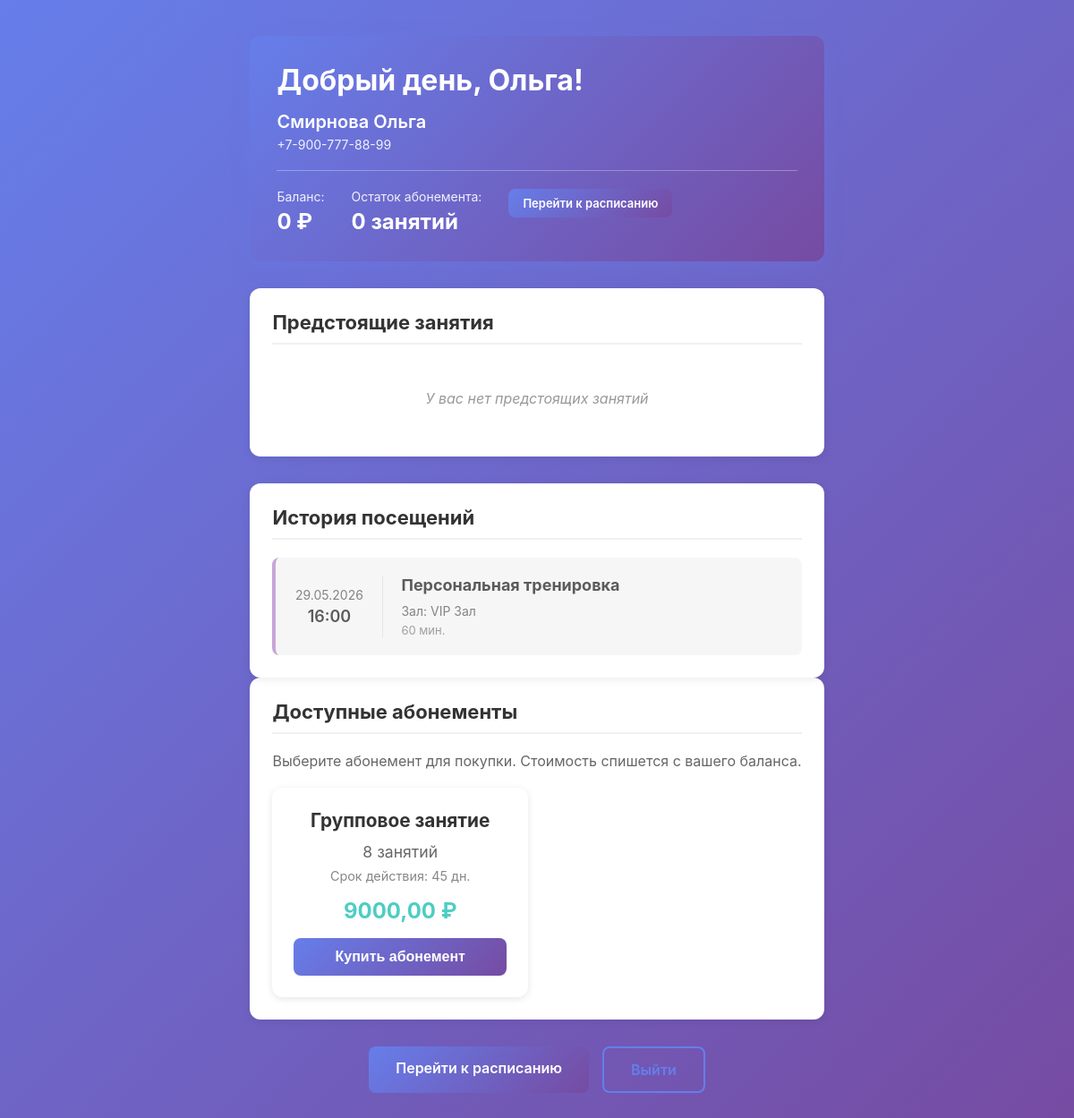
The app's page /profile/ (signed in), older data.
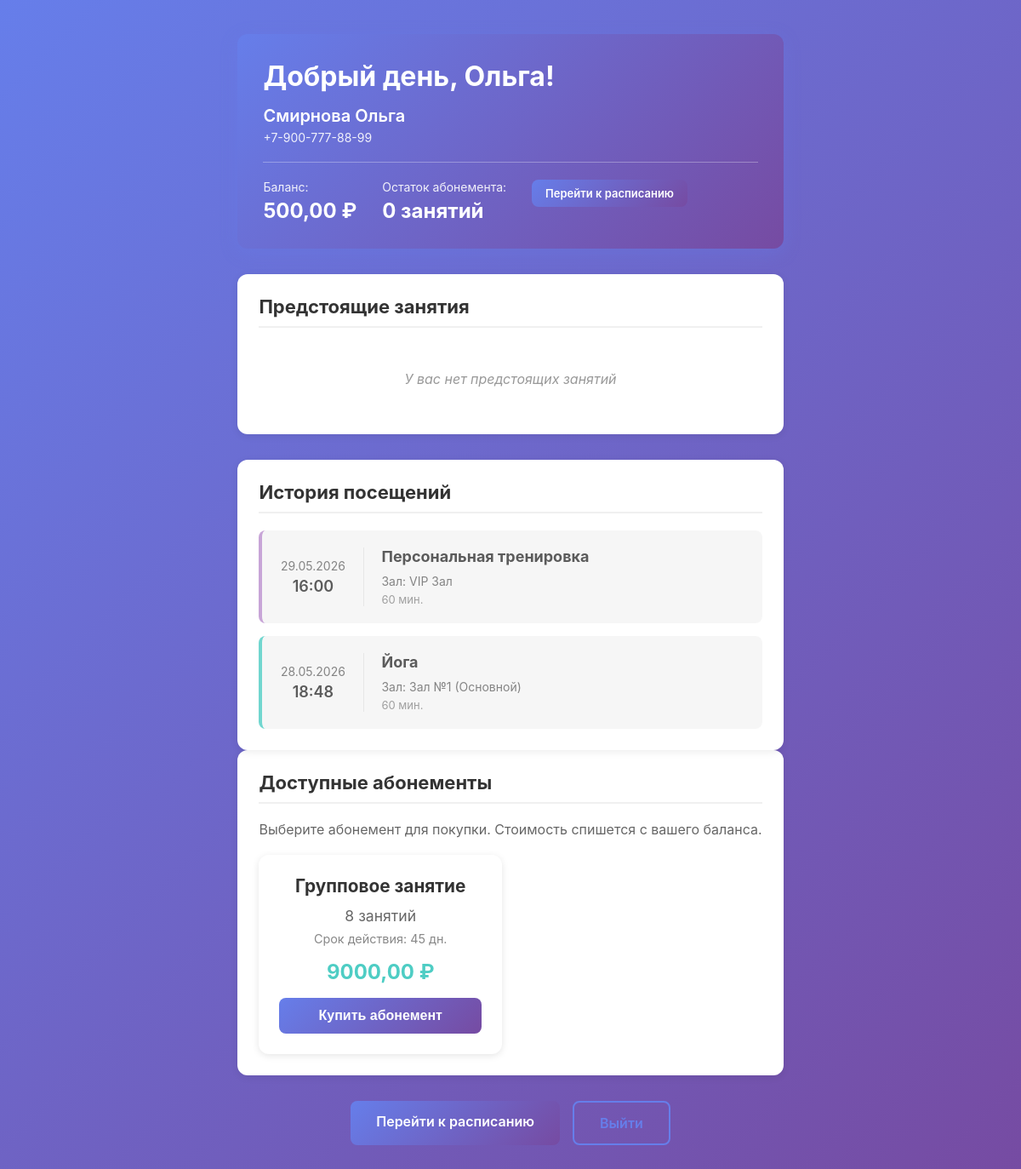
The same page, newer data.
### core/models.py (models this page shows, shortened)
class User(AbstractUser):
    ROLE_CHOICES = [
        ('student', 'Ученик'),
        ('moderator', 'Модератор'),
        ('admin', 'Администратор'),
    ]
    phone = models.CharField("Телефон", max_length=20, blank=True)
    role = models.CharField("Роль", max_length=20, choices=ROLE_CHOICES, default='student')
    created_at = models.DateTimeField("Дата регистрации", auto_now_add=True)
    is_active = models.BooleanField("Активен", default=True)
    balance = models.DecimalField("Баланс", max_digits=10, decimal_places=2, default=0)
    telegram_id = models.BigIntegerField("Telegram ID", null=True, blank=True, unique=True,
                                             help_text="Уникальный идентификатор пользователя в Telegram")
    vk_id = models.BigIntegerField("VK ID", null=True, blank=True, unique=True,
                                       help_text="Уникальный идентификатор пользователя ВКонтакте")
    allowed_tariffs = models.ManyToManyField(Tariff, blank=True,
                                             verbose_name="Доступные тарифы",
                                             help_text="Тарифы, которые доступны пользователю для записи")
    class Meta:
        verbose_name = "Клиент"
        verbose_name_plural = "Клиенты"
        ordering = ['last_name', 'first_name']
    @property
    def is_moderator(self):
        return self.role in ['moderator', 'admin']
    @property
    def is_admin(self):
        return self.role == 'admin'

class ClassSession(models.Model):
    class_type = models.ForeignKey(ClassType, on_delete=models.CASCADE, verbose_name="Занятие")
    tariff = models.ForeignKey(Tariff, on_delete=models.PROTECT, verbose_name="Тариф",
                               help_text="Тариф для этого занятия", null=True, blank=True)
    date_time = models.DateTimeField("Дата и время")
    duration = models.PositiveIntegerField("Длительность (мин)", default=60)
    hall = models.ForeignKey(Hall, on_delete=models.SET_NULL, null=True, blank=True, verbose_name="Зал")
    is_recurring = models.BooleanField("Повторять каждую неделю", default=False)
    recurrence_id = models.CharField("ID серии повторений", max_length=50, blank=True, db_index=True)
    max_participants_override = models.PositiveIntegerField("Переопределение макс. участников",
                                                            null=True, blank=True,
                                                            help_text="Если указано, переопределяет макс. количество участников из тарифа для этого занятия")
    class Meta:
        verbose_name = "Занятие"
        verbose_name_plural = "Занятия"
        ordering = ['-date_time']

class ClassType(models.Model):
    name = models.CharField("Название занятия", max_length=100)
    description = models.TextField("Описание", blank=True)
    duration_minutes = models.PositiveIntegerField("Стандартная длительность (мин)", default=60)
    default_tariff = models.ForeignKey(Tariff, on_delete=models.SET_NULL, null=True, blank=True,
                                       verbose_name="Тариф по умолчанию",
                                       help_text="Тариф, применяемый по умолчанию для этого типа занятий")
    class Meta:
        verbose_name = "Тип занятия"
        verbose_name_plural = "Типы занятий"
        ordering = ['name']

class Hall(models.Model):
    COLOR_CHOICES = [
        ('#FF6B6B', 'Красный'),
        ('#4ECDC4', 'Бирюзовый'),
        ('#45B7D1', 'Голубой'),
        ('#96CEB4', 'Зеленый'),
        ('#FFEAA7', 'Желтый'),
        ('#DDA0DD', 'Фиолетовый'),
        ('#FFA07A', 'Оранжевый'),
        ('#98D8C8', 'Мятный'),
        ('#F7DC6F', 'Лимонный'),
        ('#BB8FCE', 'Лавандовый'),
    ]
    name = models.CharField("Название зала", max_length=100)
    address = models.TextField("Адрес", blank=True)
    price_per_hour = models.DecimalField("Цена за час", max_digits=10, decimal_places=2, default=0)
    color = models.CharField("Цвет события", max_length=7, choices=COLOR_CHOICES, default='#4ECDC4')
    class Meta:
        verbose_name = "Зал"
        verbose_name_plural = "Залы"

class Tariff(models.Model):
    TYPE_CHOICES = [
        ('group', 'Групповое занятие'),
        ('individual', 'Индивидуальное занятие'),
        ('split', 'Сплит (до 2 человек)'),
    ]
    name = models.CharField("Название тарифа", max_length=100)
    tariff_type = models.CharField("Тип тарифа", max_length=20, choices=TYPE_CHOICES, default='group')
    price_per_person = models.DecimalField("Цена за одного человека", max_digits=10, decimal_places=2)
    price_full_split = models.DecimalField("Полная цена за сплит (если пришел 1 из 2)",
                                           max_digits=10, decimal_places=2, default=0,
                                           help_text="Заполняется только для тарифа 'Сплит'")
    max_participants = models.PositiveIntegerField("Макс. участников", default=10)
    description = models.TextField("Описание", blank=True)
    is_active = models.BooleanField("Активен", default=True)
    created_at = models.DateTimeField("Дата создания", auto_now_add=True)
    is_subscription_available = models.BooleanField("Доступен абонемент", default=False,
                                                    help_text="Если отмечено, для этого тарифа можно приобрести абонемент")
    subscription_sessions_count = models.PositiveIntegerField("Количество занятий в абонементе",
                                                              default=8,
                                                              help_text="Стандартное количество занятий в абонементе")
    subscription_price = models.DecimalField("Стоимость абонемента", max_digits=10, decimal_places=2,
                                             default=0,
                                             help_text="Общая стоимость абонемента")
    subscription_validity_days = models.PositiveIntegerField("Срок действия абонемента (дней)",
                                                             default=45,
                                                             help_text="Срок действия абонемента в днях (по умолчанию 45 дней = 1.5 месяца)")
    class Meta:
        verbose_name = "Тариф"
        verbose_name_plural = "Тарифы"
        ordering = ['name']

### core/views.py (the view)
# urls.py: path('profile/', views.profile_view, name='profile'),
@login_required
def profile_view(request):
    client = request.user
    current_hour = timezone.now().hour
    if 5 <= current_hour < 12:
        greeting = "Доброе утро"
    elif 12 <= current_hour < 18:
        greeting = "Добрый день"
    else:
        greeting = "Добрый вечер"
    upcoming_sessions = ClassSession.objects.filter(
        bookings__client=client,
        bookings__status__in=['confirmed', 'paid'],
        date_time__gte=timezone.now()
    ).select_related('class_type', 'hall').prefetch_related('bookings').order_by('date_time')[:10]
    past_sessions = ClassSession.objects.filter(
        bookings__client=client,
        bookings__status__in=['paid'],
        date_time__lt=timezone.now()
    ).select_related('class_type', 'hall').prefetch_related('bookings').order_by('-date_time')[:20]
    active_subscriptions = Subscription.objects.filter(
        client=client,
        status='active'
    ).select_related('tariff').order_by('-purchased_at')
    subscription_remaining = sum(sub.sessions_remaining for sub in active_subscriptions)
    available_tariffs_with_subscriptions = Tariff.objects.filter(
        id__in=client.allowed_tariffs.all(),
        is_subscription_available=True,
        is_active=True
    ).annotate()
    context = {
        'client': client,
        'greeting': greeting,
        'upcoming_sessions': upcoming_sessions,
        'past_sessions': past_sessions,
        'is_moderator': client.is_moderator,
        'is_admin': client.is_admin,
        'is_staff': client.is_staff,
        'active_subscriptions': active_subscriptions,
        'subscription_remaining': subscription_remaining,
        'available_tariffs_with_subscriptions': available_tariffs_with_subscriptions,
    }
    return render(request, 'core/profile.html', context)

### core/templates/core/profile.html (shortened to what the changed rows need)
{% extends 'core/auth_base.html' %}
{% load static %}
{% block extrastyle %}
<link rel="stylesheet" href="{% static 'core/css/auth.css' %}">
{% endblock %}
{% block content %}
<div class="profile-container">
    <div class="profile-header">
        <h1>{{ greeting }}, {{ client.first_name }}!</h1>
        <div class="user-info">
            <span class="user-name">{{ client.last_name }} {{ client.first_name }}</span>
            {% if client.phone %}
                <span class="user-phone">{{ client.phone }}</span>
            {% endif %}
        </div>
        <div class="balance-info">
            <div class="balance-item">
                <span class="balance-label">Баланс:</span>
                <span class="balance-value">{{ client.balance|default:"0" }} ₽</span>
            </div>
            <div class="balance-item">
            </div>
            <div class="balance-item">
            </div>
        </div>
    </div>
    <div class="profile-content">
        <section class="profile-section">
            <h2>Предстоящие занятия</h2>
        </section>
        <section class="profile-section">
            <h2>История посещений</h2>
            {% if past_sessions %}
                <div class="sessions-list">
                    {% for session in past_sessions %}
                        <div class="session-card past" style="border-left-color: {{ session.hall.color|default:'#4ECDC4' }}">
                            <div class="session-time">
                                <span class="date">{{ session.date_time|date:"d.m.Y" }}</span>
                                <span class="time">{{ session.date_time|date:"H:i" }}</span>
                            </div>
                            <div class="session-details">
                                <h3>{{ session.class_type.name }}</h3>
                                {% if session.hall %}
                                    <p class="hall-name">Зал: {{ session.hall.name }}</p>
                                {% endif %}
                                <p class="duration">{{ session.duration }} мин.</p>
                            </div>
                        </div>
                    {% endfor %}
                </div>
            {% else %}
                <p class="no-data">История посещений пуста</p>
            {% endif %}
        </section>
    </div>
    {% if available_tariffs_with_subscriptions %}
    <div class="profile-section">
        <h2>Доступные абонементы</h2>
        <div class="subscriptions-grid">
            {% for tariff in available_tariffs_with_subscriptions %}
            <div class="subscription-card">
                <h3>{{ tariff.name }}</h3>
                <p class="subscription-details">{{ tariff.subscription_sessions_count }} занятий</p>
                <p class="subscription-validity">Срок действия: {{ tariff.subscription_validity_days }} дн.</p>
                <p class="subscription-price">{{ tariff.subscription_price }} ₽</p>
                <button class="btn btn-primary purchase-subscription-btn" data-tariff-id="{{ tariff.id }}" data-tariff-name="{{ tariff.name }}" data-price="{{ tariff.subscription_price }}">
                    Купить абонемент
                </button>
            </div>
            {% endfor %}
        </div>
    </div>
    {% endif %}
</div>
{% endblock %}

Row changes from the older to the newer data that the page shows:
changed User "Ольга": balance "0" → "500,00"
now on this page (row unchanged): ClassSession: date_time "28.05.2026", date_time "18:48", class_type.name "Йога", hall.name "Зал №1 (Основной)", duration "60"
